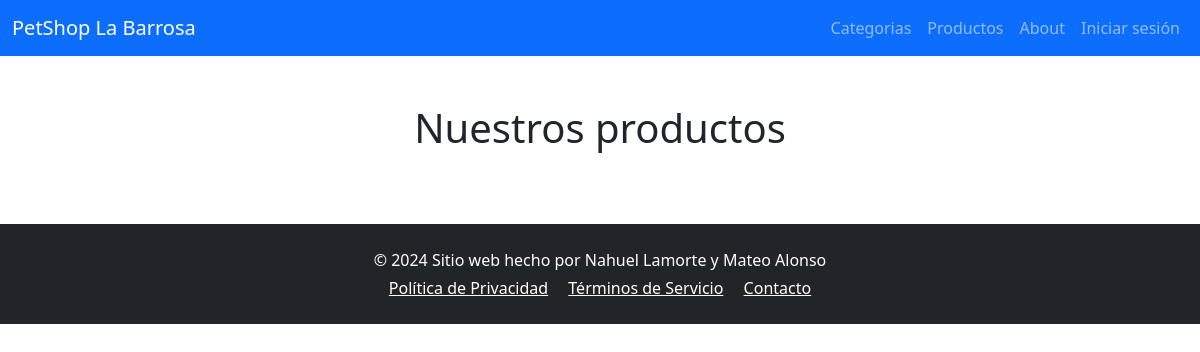
The app's page /, older data.
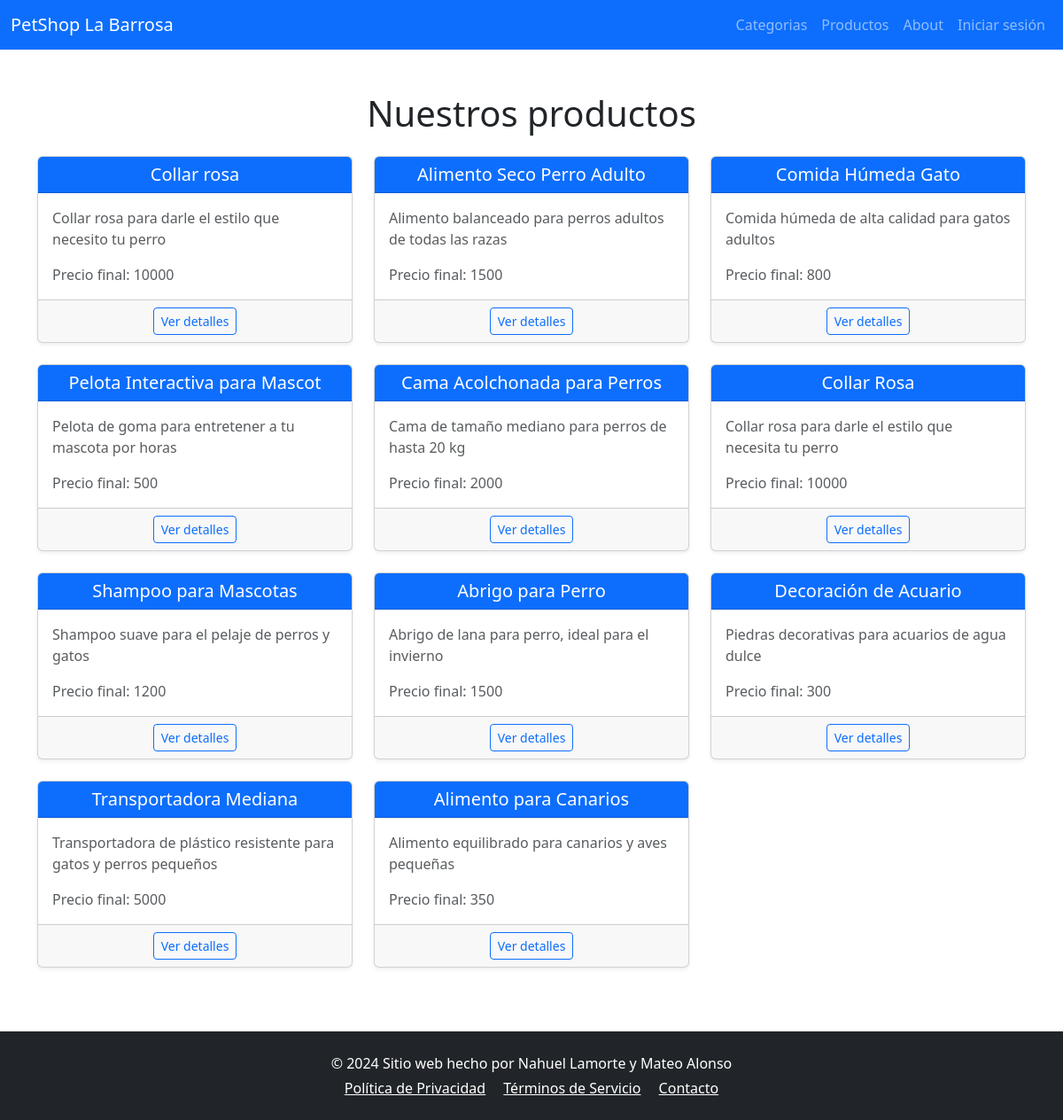
The same page, newer data.
### tables this page shows
CREATE TABLE `productos` (
  `id_producto` int(11) NOT NULL,
  `id_categoria` int(11) NOT NULL,
  `nombre` varchar(30) NOT NULL,
  `descripcion` varchar(100) NOT NULL,
  `precio` decimal(10,0) NOT NULL,
  `peso_neto` decimal(10,0) NOT NULL,
  `fecha_empaquetado` date NOT NULL,
  `fecha_vencimiento` date DEFAULT NULL,
  `stock` int(11) NOT NULL,
  `id_proveedor` int(11) NOT NULL
);

### app/view/product.view.php (called while the page is built, shortened)
<?php
class ProductView {
    public function __construct($user) {
        $this->user = $user;
    }
    public function mostrarProductos($productos) {
        require 'templates/productos.phtml';
    }
}

### app/controller/product.controller.php (called while the page is built, shortened)
<?php
require_once 'app/model/product.model.php';
require_once 'app/view/product.view.php';
class ProductController {
    private $model;
    private $view;
    public function __construct($res) {
        $this->model = new ProductModel();
        $this->view = new ProductView($res->user);
    }
    public function mostrarProductos() {
        $productos = $this->model->getProductos();
        $this->view->mostrarProductos($productos);
    }
}

### app/model/product.model.php (called while the page is built, shortened)
<?php
class ProductModel {
    private $db;
    public function __construct() {
        $this->db = $this->conectardb();
    }
    public function getProductos() {
        $query = $this->db->prepare('SELECT * FROM productos');
        $query->execute();
        return $query->fetchAll(PDO::FETCH_OBJ);
    }
    private function conectardb() {
        return new PDO("mysql:host=".MYSQL_HOST . ";dbname=".MYSQL_DB .";charset=utf8", MYSQL_USER, MYSQL_PASS);
    }
}

### templates/productos.phtml (the view, shortened to what this page needs)
<?php require 'templates/layout/header.phtml'; ?>
<div class="container mt-5">
    <h1 class="text-center mb-4">Nuestros productos</h1>
    <div class="row">
        <?php foreach ($productos as $producto): ?>
            <div class="col-md-6 col-lg-4 mb-4">
                <div class="card shadow-sm h-100">
                    <div class="card-header bg-primary text-white text-center">
                        <h5 class="card-title mb-0"><?= $producto->nombre; ?></h5>
                    </div>
                    <div class="card-body d-flex flex-column">
                        <p class="card-text text-muted">
                            <?= $producto->descripcion; ?>
                        </p>
                        <p class="card-text text-muted">
                            Precio final: <?= $producto->precio; ?>
                        </p>
                    </div>
                    <div class="card-footer d-flex justify-content-around">
                        <a href="<?= BASE_URL; ?>/productos/ver/<?= $producto->id_producto; ?>" class="btn btn-outline-primary btn-sm">
                            Ver detalles
                        </a>
                    </div>
                </div>
            </div>
        <?php endforeach; ?>
    </div>
</div>
<?php require 'templates/layout/footer.phtml'; ?>

### router.php (shortened to what this page needs)
<?php
require_once 'app/controller/product.controller.php';
$res = new Response();
$action = 'productos';
$params = explode('/', $action);
switch($params[0]) {
    case 'productos':
        $product_controller = new ProductController($res);
        if (isset($params[1])) {
            verifyAuthMiddleware($res);
            switch($params[1]) {
                case 'ver':
                    $product_controller->verDetalle($params[2]);
                    break;
                case 'editar':
                    $product_controller->actualizarProducto($params[2]);
                    break;
                case 'eliminar':
                    $product_controller->eliminarProducto($params[2]);
                    break;
            }
        } else {
            $product_controller->mostrarProductos();
        }
        break;
}

### templates/layout/header.phtml (shortened to what this page needs)
<!doctype html>
<html lang="en">
<head>
    <link href="https://cdn.jsdelivr.net/npm/bootstrap@5.3.3/dist/css/bootstrap.min.css" rel="stylesheet">
</head>
<body>
    <header>
        <nav class="navbar navbar-expand-lg navbar-dark bg-primary">
            <div class="container-fluid">
                <a class="navbar-brand" href="productos">PetShop La Barrosa</a>
                <div class="collapse navbar-collapse" id="navbarNav">
                    <ul class="navbar-nav ms-auto">
                        <li class="nav-item">
                            <a class="nav-link" href="<?= BASE_URL . 'categorias' ?>">Categorias</a>
                        </li>
                        <li class="nav-item">
                            <a class="nav-link" href="<?= BASE_URL . 'productos' ?>">Productos</a>
                        </li>
                        <li class="nav-item">
                            <a class="nav-link" href="<?= BASE_URL . 'about' ?>">About</a>
                        </li>
                        <?php if ($this->user): ?>
                            <li class="nav-item">
                                <a class="nav-link logout-btn" href="<?= BASE_URL . 'logout' ?>">Cerrar sesión</a>
                            </li>
                        <?php else: ?>
                            <li class="nav-item">
                                <a class="nav-link" href="<?= BASE_URL . 'showlogin' ?>">Iniciar sesión</a>
                            </li>
                        <?php endif; ?>
                    </ul>
                </div>
            </div>
        </nav>
    </header>
</body>
</html>

### templates/layout/footer.phtml (shortened to what this page needs)
<footer class="bg-dark text-white text-center py-4 mt-5">
    <div class="container">
        <p class="mb-1">&copy; 2024 Sitio web hecho por Nahuel Lamorte y Mateo Alonso</p>
        <p class="mb-0">
            <a href="#" class="text-white me-3">Política de Privacidad</a>
            <a href="#" class="text-white me-3">Términos de Servicio</a>
            <a href="#" class="text-white">Contacto</a>
        </p>
    </div>
</footer>
</body>
</html>

Row changes from the older to the newer data that the page shows:
added productos: nombre "Collar rosa", descripcion "Collar rosa para darle el estilo que necesito tu perro", precio "10000"
added productos: nombre "Alimento Seco Perro Adulto", descripcion "Alimento balanceado para perros adultos de todas las razas", precio "1500"
added productos: nombre "Comida Húmeda Gato", descripcion "Comida húmeda de alta calidad para gatos adultos", precio "800"
added productos: nombre "Pelota Interactiva para Mascot", descripcion "Pelota de goma para entretener a tu mascota por horas", precio "500"
added productos: nombre "Cama Acolchonada para Perros", descripcion "Cama de tamaño mediano para perros de hasta 20 kg", precio "2000"
added productos: nombre "Collar Rosa", descripcion "Collar rosa para darle el estilo que necesita tu perro", precio "10000"
added productos: nombre "Shampoo para Mascotas", descripcion "Shampoo suave para el pelaje de perros y gatos", precio "1200"
added productos: nombre "Abrigo para Perro", descripcion "Abrigo de lana para perro, ideal para el invierno", precio "1500"
added productos: nombre "Decoración de Acuario", descripcion "Piedras decorativas para acuarios de agua dulce", precio "300"
added productos: nombre "Transportadora Mediana", descripcion "Transportadora de plástico resistente para gatos y perros pequeños", precio "5000"
added productos: nombre "Alimento para Canarios", descripcion "Alimento equilibrado para canarios y aves pequeñas", precio "350"
